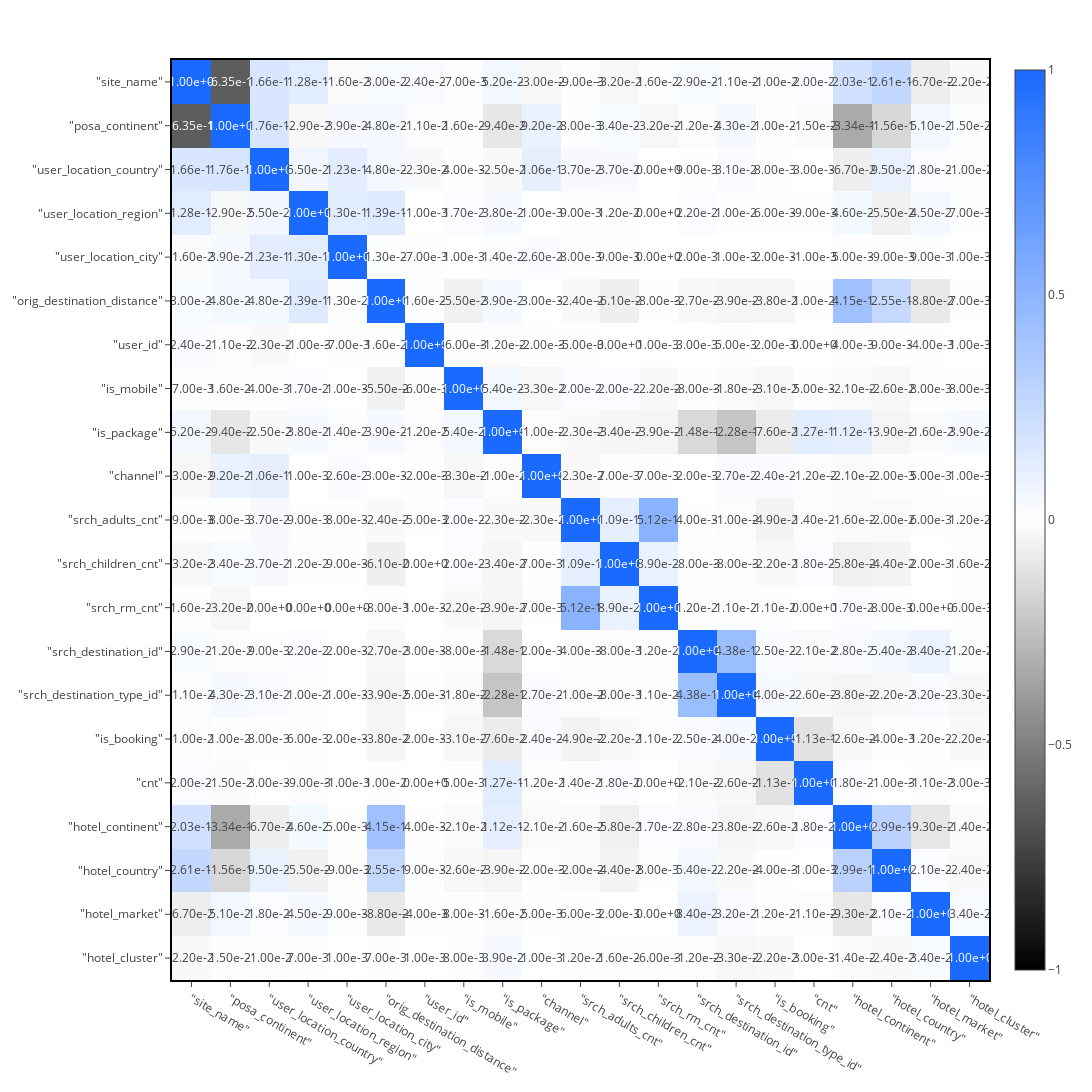

Notebook cell for this chart:
### Markdown cell above
> **_NOTE:_** To display matplotlib graphics in Jupyter, you must use the '%matplotlib inline' command the first time you draw a graphic.

### Code cell
expedia = vp.vDataFrame("public.train") # creating a new vDataFrame to delete the catalog 
vp.set_option("time_on", True)
expedia.corr()

### Figure 1 — Plotly figure (JSON) as saved in the notebook; plotly's stock layout.template omitted (floating-point values rounded to 4 significant figures; data arrays with more than 128 entries replaced by an {"elided": "..."} marker saying what was removed)
{"data": [{"coloraxis": "coloraxis", "hovertemplate": "x: %{x}<br>y: %{y}<br>color: %{z}<extra></extra>", "name": "0", "text": {"elided": "21x21 float values"}, "textfont": {"size": 12}, "texttemplate": "%{text:.2e}", "type": "heatmap", "x": ["\"site_name\"", "\"posa_continent\"", "\"user_location_country\"", "\"user_location_region\"", "\"user_location_city\"", "\"orig_destination_distance\"", "\"user_id\"", "\"is_mobile\"", "\"is_package\"", "\"channel\"", "\"srch_adults_cnt\"", "\"srch_children_cnt\"", "\"srch_rm_cnt\"", "\"srch_destination_id\"", "\"srch_destination_type_id\"", "\"is_booking\"", "\"cnt\"", "\"hotel_continent\"", "\"hotel_country\"", "\"hotel_market\"", "\"hotel_cluster\""], "xaxis": "x", "y": ["\"site_name\"", "\"posa_continent\"", "\"user_location_country\"", "\"user_location_region\"", "\"user_location_city\"", "\"orig_destination_distance\"", "\"user_id\"", "\"is_mobile\"", "\"is_package\"", "\"channel\"", "\"srch_adults_cnt\"", "\"srch_children_cnt\"", "\"srch_rm_cnt\"", "\"srch_destination_id\"", "\"srch_destination_type_id\"", "\"is_booking\"", "\"cnt\"", "\"hotel_continent\"", "\"hotel_country\"", "\"hotel_market\"", "\"hotel_cluster\""], "yaxis": "y", "z": {"elided": "21x21 float values"}}], "layout": {"coloraxis": {"cmid": 0, "colorscale": [[0, "#000000"], [0.5, "white"], [1, "#1A6AFF"]]}, "height": 1200, "margin": {"t": 60}, "width": 2100, "xaxis": {"anchor": "y", "automargin": true, "domain": [0, 1], "linecolor": "black", "linewidth": 2, "mirror": true, "showline": true, "type": "category", "zeroline": false}, "yaxis": {"anchor": "x", "automargin": true, "autorange": "reversed", "domain": [0, 1], "linecolor": "black", "linewidth": 2, "mirror": true, "showline": true, "type": "category", "zeroline": false}}}
